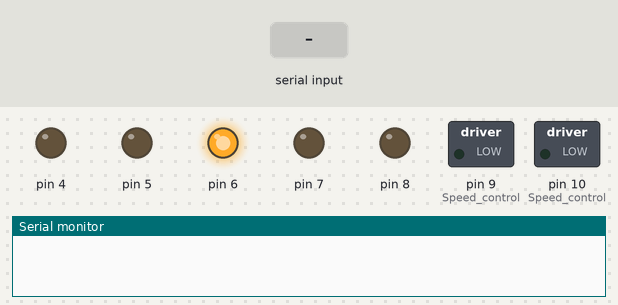
This sketch was run on a simulated Arduino Uno, built with avr-gcc and run on an emulated ATmega328P. Parts: switched loads named in the sketch (green lamp = pin HIGH), output pins drawn as LEDs (lit = HIGH), the last lines printed to the serial monitor. The inputs (shaded band) are chosen by the test bench.

Above: at 1.3 s.
1.4 s: "G90\n" received over Serial
At 2.6 s:
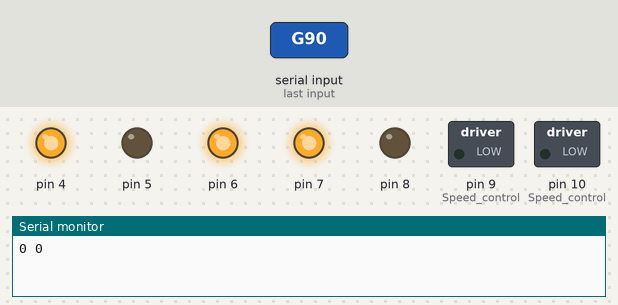
2.9 s: "C90\n" received over Serial
Timing chart, 0 to 5.9 s (numbered marks = the images above; inputs shaded):
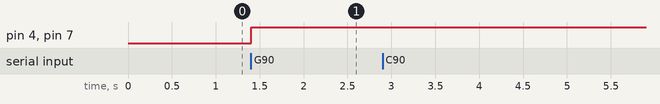

Measured:
- after the input at 1.4 s, pin 4, pin 7: LOW → HIGH at once

The sketch:

invaderBot_arduinoUno.ino
```cpp
//const int CELL_1 = A0;
//const int CELL_2 = A1;
//const int CELL_3 = A2;

//              13, 11, 10, 9
//int pinPwm[] = { 0,  0,  0, 0};

//                  R L
int motorSpeed[] = {0,0};

void motorTask()
{
  if (motorSpeed[0] >= 0)
  {
    analogWrite(9, motorSpeed[0]);
    digitalWrite(4, HIGH);
    digitalWrite(5, LOW);
  }

  if (motorSpeed[0] < 0)
  {
    analogWrite(9, abs(motorSpeed[0]));
    digitalWrite(4, LOW);
    digitalWrite(5, HIGH);
  }

  // ------------------

  if (motorSpeed[1] >= 0)
  {
    analogWrite(10, motorSpeed[1]);
    digitalWrite(7, HIGH);
    digitalWrite(8, LOW);
  }

  if (motorSpeed[1] < 0)
  {
    analogWrite(10, abs(motorSpeed[1]));
    digitalWrite(7, LOW);
    digitalWrite(8, HIGH);
  }

  // ------------------

  /*if (pinPwm[0] != pinPwm[1]) // Safety
  {
    pinPwm[0] = 0;
    pinPwm[1] = 0;
  }
  if (pinPwm[2] != pinPwm[3]) // Safety
  {
    pinPwm[2] = 0;
    pinPwm[3] = 0;
  }*/

  Serial.print(motorSpeed[0]);
  Serial.print(" ");
  Serial.print(motorSpeed[1]);
  Serial.println(" ");
}

/*void batteryTask()
{
  int c1, c2, c3;
  c1 = analogRead(CELL_1)*5; // an approximation. The range 0mV:5000mV corresponds to 0:1024 on default ADC resolution (10-bits)
  c2 = analogRead(CELL_2)*5; // an approximation. So 5000/1024 is somewhat like 5. It is a simpler calculation and good enough!
  c3 = analogRead(CELL_3)*5; // an approximation.

  c2 = c2*2-c1;
  c3 = c3*3-c2-c1;

  Serial.print("B=");
  Serial.print(c1);
  Serial.print(",");
  Serial.print(c2);
  Serial.print(",");
  Serial.println(c3);

  if (true)
  {
    digitalWrite(6, HIGH);
  }
}*/

void setup() {
  Serial.begin(9600);

  // Motor Driver;
 // Motor_1 controll pin initiate;
 pinMode(4, OUTPUT);
 pinMode(5, OUTPUT);
 pinMode(9, OUTPUT); // Speed control

 // Motor_2 controll pin initiate;
 pinMode(7, OUTPUT);
 pinMode(8, OUTPUT);
 pinMode(10, OUTPUT);  // Speed control

 //Enable the Motor Shield output;
 pinMode(6, OUTPUT);
 digitalWrite(6, HIGH);

  delay(100);

  // Battery Monitor;
//  batteryTask();
}

void loop() {
  char firstChar;
  int value;

  // batteryTask();

  if (Serial.available())
  {
    firstChar = Serial.read();

    if (firstChar == 'R' ||
        firstChar == 'L' ||
        firstChar == 'C')
    {
      value = Serial.parseInt();
      if (value > 255 || value < -255)
      {
        value = 0;
      }
    }
    else if(firstChar == 'G')
    {
      motorTask();
    }
  /*  else if(firstChar == 'B')
    {
      batteryTask();
    }*/

    switch (firstChar)
    {
      case 'R': // Right Motor
        motorSpeed[0] = value;
        break;
      case 'L': // Left Motor
        motorSpeed[1] = value;
        break;
      case 'C':
        Serial.print("MUST_INVADE_");
        Serial.println(value*value); // Check code.
      default:
        break;
    }

    // motorTask();
  }

  // delay(100);

  return;
}
```
